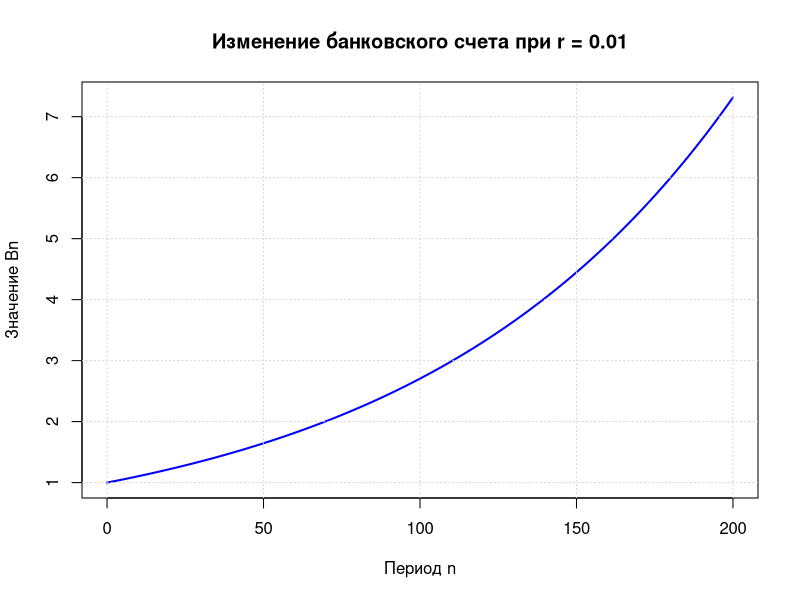
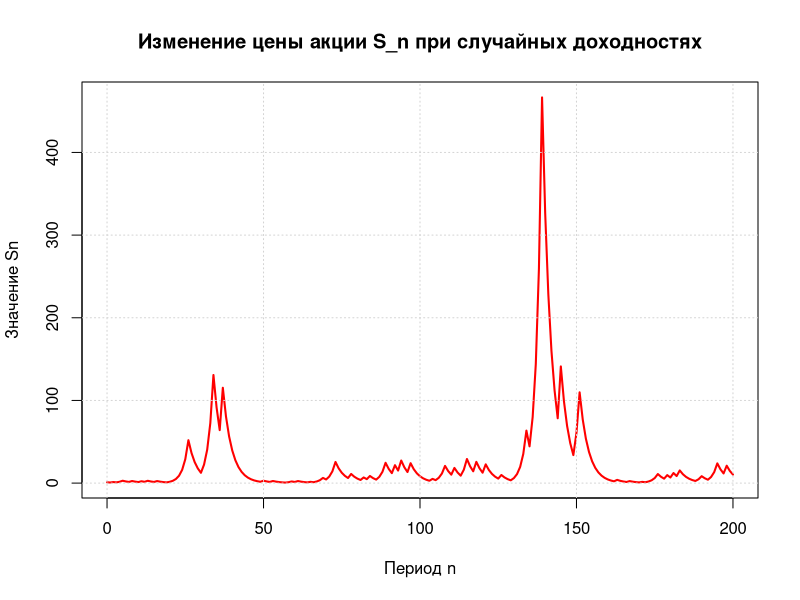

These charts were generated, in order, by the following R code:
# Задание 1 ----

set.seed(123) # Фиксируем случайные значения для повторяемости эксперимента

# Задаем параметры
r <- 0.01  # Процентная ставка по депозиту
N <- 200   # Количество периодов, которые будем рассматривать
B0 <- 1    # Начальная сумма на банковском счете

# Инициализируем вектор для хранения последовательности Bn
B <- numeric(N + 1)  # Вектор длины N+1, потому что начинаем с B0
B[1] <- B0           # Первое значение - это наш начальный капитал

# Рассчитываем значения банковского счета для каждого периода
for (n in 2:(N + 1)) {
  B[n] <- (1 + r) * B[n - 1]  # Формула для последовательности Bn
}

# Построим график изменения Bn
plot(0:N, B, type = "l", col = "blue", lwd = 2,
     xlab = "Период n", ylab = "Значение Bn",
     main = "Изменение банковского счета при r = 0.01")
grid()  # Добавляем сетку для наглядности

# Задание 2 ----

# Параметры для процесса акций
a <- -0.3  # Один из возможных доходов
b <- 0.8   # Другой возможный доход
p <- 0.4   # Вероятность положительного дохода
S0 <- 1    # Начальная цена акции

# Инициализируем вектор для последовательности S_n
S <- numeric(N + 1)  # Вектор для хранения значений S_n
S[1] <- S0           # Начальная цена акции

# Генерируем последовательность случайных доходностей rho_n
rho <- numeric(N)  # Вектор для хранения случайных величин

for (n in 1:N) {
  # Реализуем Бернуллиевскую случайную величину
  if (rbinom(1, 1, p) == 1) {
    rho[n] <- b  # Если успех, то доходность b
  } else {
    rho[n] <- a  # Если не успех, то доходность a
  }
}

# Рассчитываем значения S_n по формуле S_n = (1 + rho_n) * S_{n-1}
for (n in 2:(N + 1)) {
  S[n] <- (1 + rho[n - 1]) * S[n - 1]
}

# Построим график изменения S_n
plot(0:N, S, type = "l", col = "red", lwd = 2,
     xlab = "Период n", ylab = "Значение Sn",
     main = "Изменение цены акции S_n при случайных доходностях")
grid()  # Добавляем сетку для удобства восприятия

